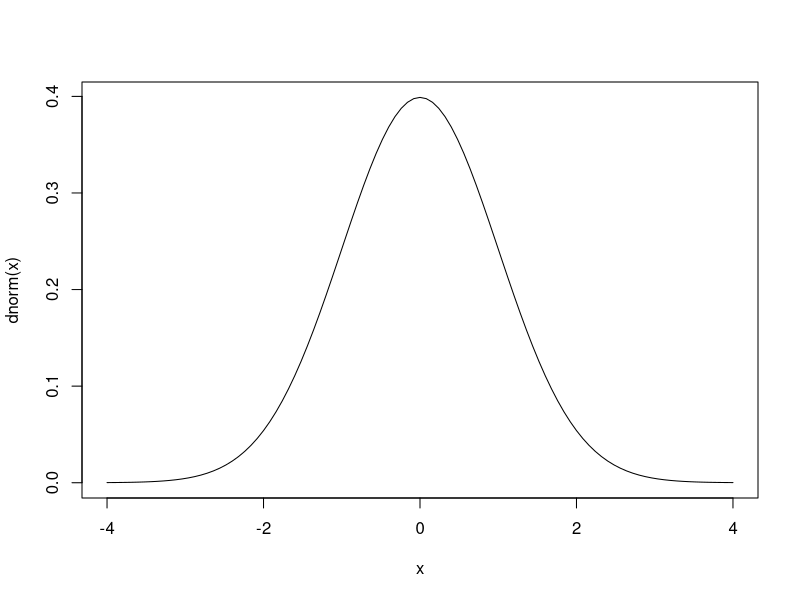
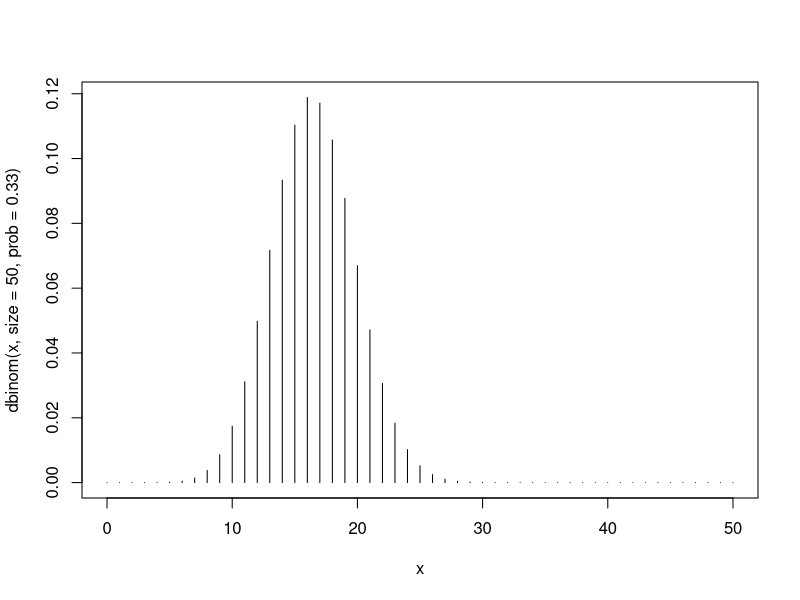
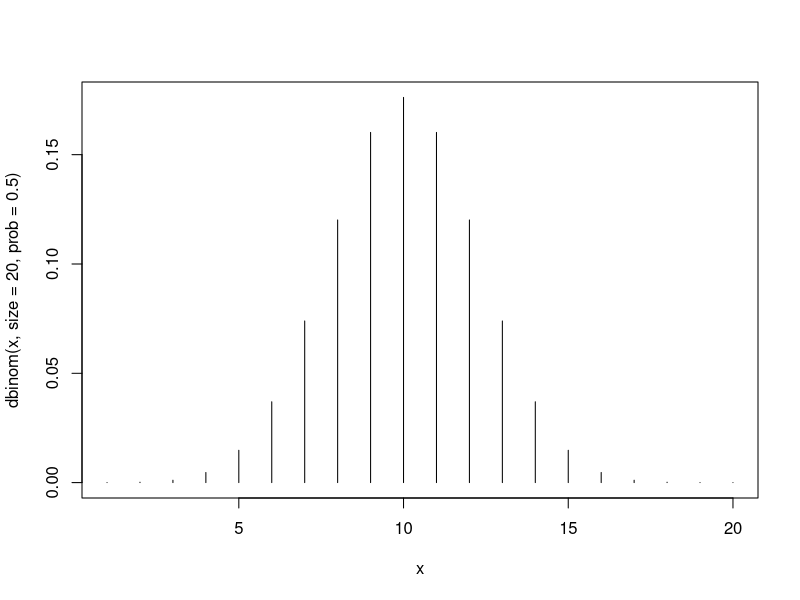

Source code (R) for these figures, in order:
## ---- chunk 1

# pick random from 5 in a range of 1-40
sample(1:40,5)
## ---- chunk 2

# pick random from 5 in a range of 1-40
sample(c("Tails", "Heads"), 10, replace = TRUE)
## ---- chunk 3

# pick random from 5 in a range of 1-40
sample(c("Tails", "Heads"), 10, replace = TRUE, prob = c(0.9, 0.1))
## ---- chunk 4

1/choose(40,5)
## ---- chunk 5

curve(dnorm(x), from = -4, to = 4)
## ---- chunk 6

# sample size
x <- 0:50

# binomial with odds of .33/.66
plot(x, dbinom(x, size = 50, prob = 0.33), type = "h")
## ---- chunk 7

# 100 minus the value of a 160 with given mean/sd
1 - pnorm(160, mean = 132, sd = 13)
## ---- chunk 8

pnorm(160, mean = 132, sd = 13)
## ---- chunk 9

pbinom(16, size = 20, prob = 0.5)
## ---- chunk 10

# observations of phenomona
obs <- 16

# number of reps
k <- 20

# assuming there was no difference:
p <- 0.5
## ---- chunk 11

# odds of 16 or higher being chance
1 - pbinom(obs - 1, size = 20, prob = 0.5)
## ---- chunk 12

x <- 1:20

plot(x, dbinom(x, size = 20, prob = 0.50), type = "h")
